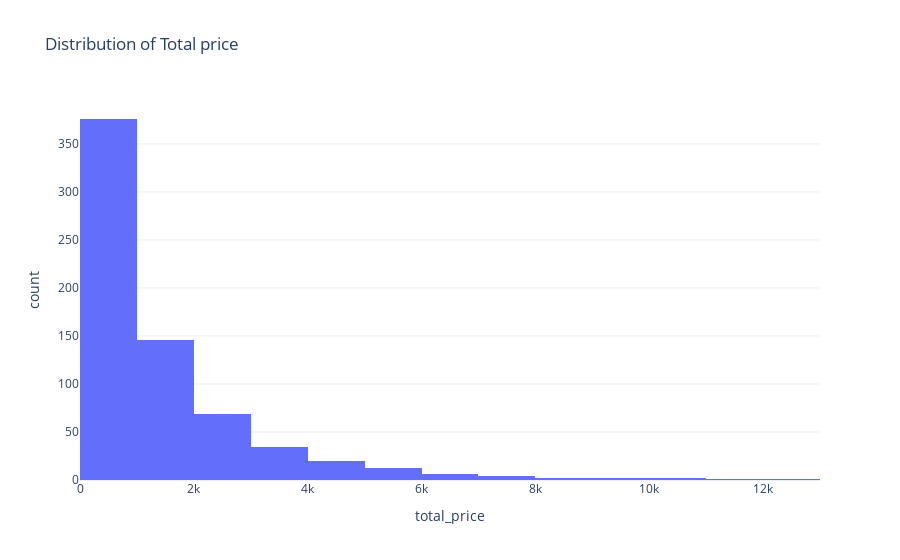

The code cell stored with this chart in its notebook:
### Markdown cell above
Distribution price of the products

### Code cell
fig = px.histogram(data,
                  x='total_price',
                  nbins=20,
                  title='Distribution of Total price')
fig.show()

### Figure 1 — Plotly figure (JSON) as saved in the notebook; plotly's stock layout.template omitted (floating-point values rounded to 4 significant figures; data arrays with more than 128 entries replaced by an {"elided": "..."} marker saying what was removed)
{"data": [{"alignmentgroup": "True", "bingroup": "x", "hovertemplate": "total_price=%{x}<br>count=%{y}<extra></extra>", "legendgroup": "", "marker": {"color": "#636efa", "pattern": {"shape": ""}}, "name": "", "nbinsx": 20, "offsetgroup": "", "orientation": "v", "showlegend": false, "type": "histogram", "x": {"elided": "676 float values"}, "xaxis": "x", "yaxis": "y"}], "layout": {"autosize": true, "barmode": "relative", "legend": {"tracegroupgap": 0}, "title": {"text": "Distribution of Total price"}, "xaxis": {"anchor": "y", "autorange": true, "domain": [0, 1], "range": [0, 13000], "title": {"text": "total_price"}, "type": "linear"}, "yaxis": {"anchor": "x", "autorange": true, "domain": [0, 1], "range": [0, 395.8], "title": {"text": "count"}}}}
